Frame 1 (no input): blank canvas, image omitted
Frame 60 (no input): blank canvas, image omitted
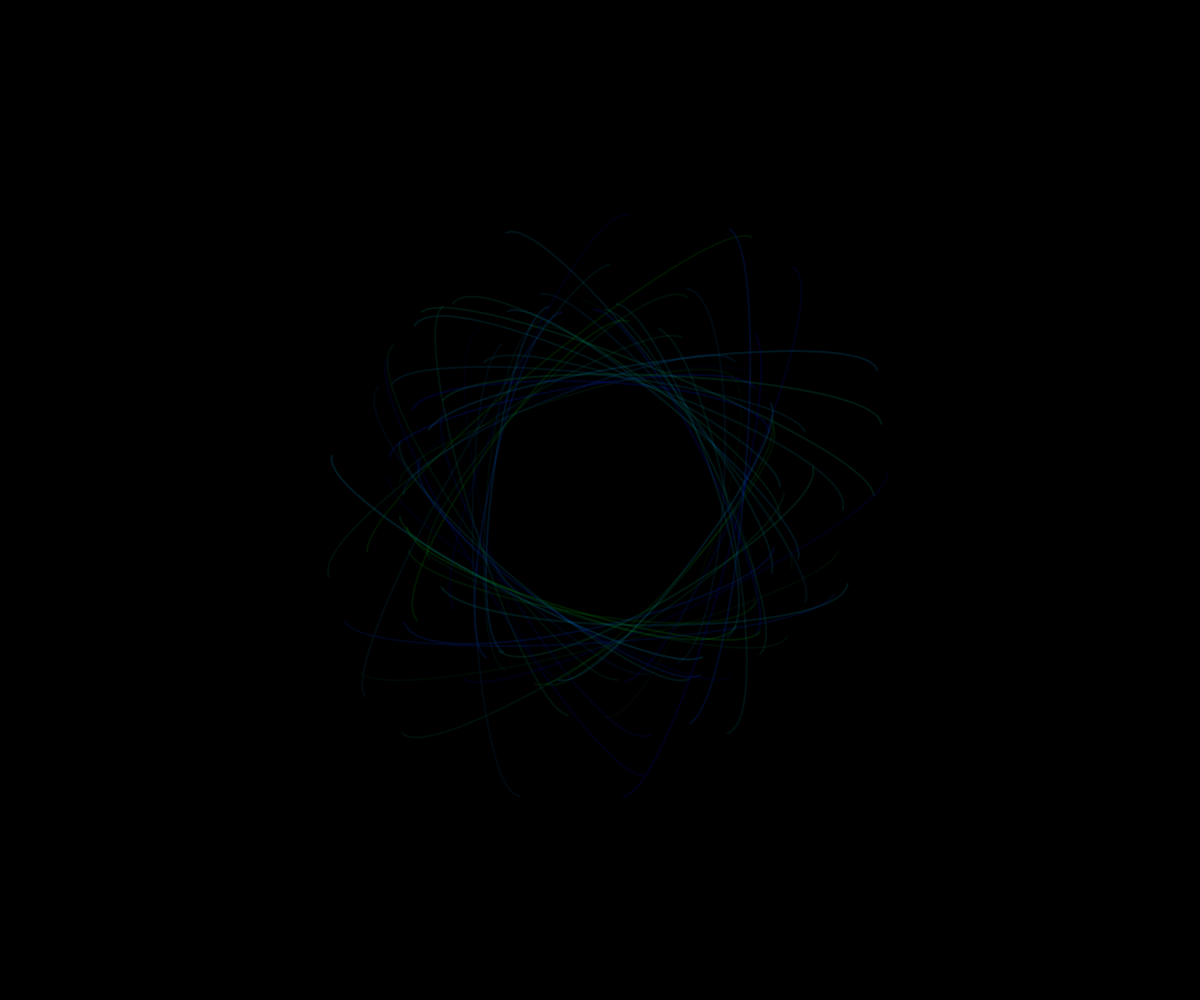
Frame 120 (the mouse pressed at the canvas centre since frame 60)

The p5.js sketch whose frames 1 and 60 were blank and that drew this single picture after the mouse press (run headless with seeded random() and noise() and a simulated clock; from frame 60 on, the mouse is pressed at the canvas centre):

// p5.js sketch
// ── sketch.js
 // number of points for the Superformula
 // smaller value =  more angular or polygonal shape with fewer points, larger value = smoother and more continuous the shape will look
 // kinda like 3D polygons (more polygons, finer details)
let numPoints = 5;

let strokeColor = 255;
let x, y, z;

// radius = determines the local distance of each point on the shape from the center
// uScale affects the r (increasing uScale will lead to a larger shape)
let r = 10;

// spacing between the points around the shape (i.e angular distance between each point)
// smaller value = points are closer together, larger value = points are further apart
let angleStep = 20;

// determines the points around the circle (polar coordinates).
// (i.e. angle used to generate the points around the shape)
let currentAngle = 0;

// controls the pointiness, symmetry and overall structure of the shape (i.e how many lobes the shape will have)
// useful for creating stars and flowers
// smaller value = more gentle, higher value = more spiky
let spikeFactor = 1;

// exponents (powers) that affect the shape’s complexity and curvature
let sharpControl = -1; // controls the sharpness of the overall shape (lower values = sharper edges, higher values = rounder edges)
let xControl = 0; // xControl and yControl controls x/y values that distort the the curvature of the shape, giving it a more lopsided or curvy look depending on their values
let yControl = 0;

// overall scaling factors
let uScale = 200; // controls the uniform scaling of the shape 
let xScale = 1; // x direction
let yScale = 1;  // y direction

let currentMouseX, currentMouseY;

function setup() {
  createCanvas(windowWidth, windowHeight);
  background(0);
  noFill();
  currentMouseX = mouseX;
  currentMouseY = mouseY;
}

function draw() {
  // only draw the shape if the mouse is pressed
  if (mouseIsPressed) { 
    // draw the shape at the mouse position, which evolves over time as the mouse is pressed
    translate(currentMouseX, currentMouseY);
    stroke(0, random(0, 200), random(255), 35); // (color, alpha value)
    strokeWeight(2)

    beginShape();
    // LEGEND:
    // abs = the absolute value. Ensures that the result inside the parentheses is always positive, preventing negative distances that would distort the shape
    // cos(spikeFactor * currentAngle / 4) and sin(spikeFactor * currentAngle / 4) = create the shape in polar coordinates, with spikeFactor affecting the symmetry
    // pow() = a function that raises a number to a specific power (helps define the sharpness, symmetry, and distortion of the shape in this case)
    // (e.g. pow(abs(cos(spikeFactor * angleStep / 4) / xScale), xControl) = pow() is used to raise the value of the cosine function (scaled by spikeFactor and xScale) to the power of xControl)
    for (let i = 1; i < numPoints; i++) {
      r = uScale * pow(((pow(abs(cos(spikeFactor * currentAngle / 4) / xScale), xControl)) + (pow(abs(sin(spikeFactor * currentAngle / 4) / yScale), yControl))), (-1 / sharpControl)); // Superformula formula
      currentAngle = currentAngle + angleStep;
      x = r * cos(currentAngle);
      y = r * sin(currentAngle);
      curveVertex(x, y);
    }
    endShape();
  } 
}

function mousePressed() {
  // randomizing parameters to generate a new shape everytime the ouse is pressed
  // int() = a function used to convert (through rounding down) a number into a integer (i.e. whole number) (e.g. int(32.7) = 32)
  spikeFactor = int(random(30, 40)); // smaller value = simpler, circular or polygonal shapes, larger value = more complex star-like shapes.
  sharpControl = random(20); // lowering = sharper edges
  xControl = random(100); // adjust xControl and yControl to adjust form, (e.g. one side longer or curvier than the other)
  yControl = random(6);
  uScale = random(100, 200); // range of randomized uniform sizes
  angleStep = random(8, 10); // different levels of smoothness of shapes
  
  // store the new mouse position where the shape should start from
  currentMouseX = mouseX;
  currentMouseY = mouseY;
}

function mouseReleased() {
}
